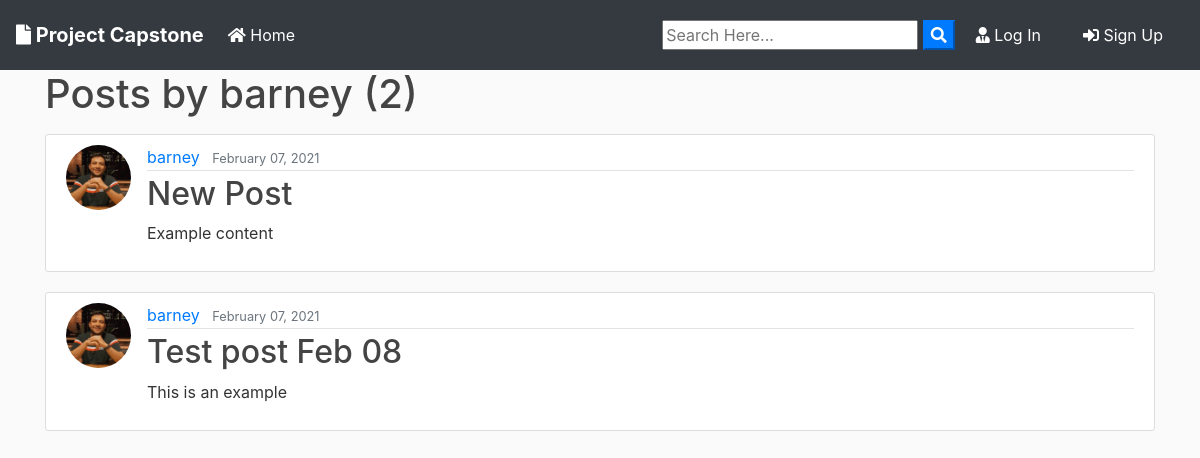
/user/barney, run on the app's committed database.
### blog/models.py (models this page shows, shortened)
class Post(models.Model):
	title = models.CharField(max_length=100)
	file = models.FileField(null=True,blank=True,upload_to='Files')
	content = models.TextField()
	date_posted = models.DateTimeField(default=timezone.now)
	author = models.ForeignKey(User, on_delete=models.CASCADE)

### users/models.py (models this page shows, shortened)
class Profile(models.Model):
    user = models.OneToOneField(User, on_delete=models.CASCADE)
    image = models.ImageField(default='def_img.jpeg', upload_to='profile_pics')

### blog/views.py (the view)
# urls.py: path('user/<str:username>', UserPostListView.as_view(), name='user-posts'),
class UserPostListView(ListView):
    model = Post
    template_name = 'blog/user_posts.html'  # <app>/<model>_<viewtype>.html
    context_object_name = 'posts'
    paginate_by = 2
    def get_queryset(self):
        user = get_object_or_404(User, username=self.kwargs.get('username'))
        return Post.objects.filter(author=user).order_by('-date_posted')

### blog/templates/blog/user_posts.html (shortened to what this page needs)
{% extends "blog/base.html" %}
{% block content %}
    <h1 class="mb-3">Posts by {{ view.kwargs.username }} ({{ page_obj.paginator.count }})</h1>
    {% for post in posts %}
        <article class="media content-section">
          <img class="rounded-circle article-img" src="{{ post.author.profile.image.url }}">
          <div class="media-body">
            <div class="article-metadata">
              <a class="mr-2" href="{% url 'user-posts' post.author.username %}">{{ post.author }}</a>
              <small class="text-muted">{{ post.date_posted|date:"F d, Y" }}</small>
            </div>
            <h2><a class="article-title" href="{% url 'post-detail' post.id %}">{{ post.title }}</a></h2>
            <p class="article-content">{{ post.content }}</p>
          </div>
        </article>
    {% endfor %}
{% endblock content %}

### blog/templates/blog/base.html (shortened to what this page needs)
{% load static %}
<!doctype html>
<html lang="en">
  <head>
    <link rel="stylesheet" href="https://stackpath.bootstrapcdn.com/bootstrap/4.3.1/css/bootstrap.min.css">
    <link rel="stylesheet" href="https://use.fontawesome.com/releases/v5.8.1/css/all.css" >
    <link rel="stylesheet" href="{% static 'blog/main.css' %}">
</head>
  <body>
        <nav class="navbar navbar-expand-lg navbar-dark bg-dark">
                <a class="navbar-brand font-weight-bold" href="{% url 'blog-home' %}"><i class="fas fa-file"></i> Project Capstone</a>
                <div class="collapse navbar-collapse" id="navbarSupportedContent">
                  <ul class="navbar-nav mr-auto">
                    <li class="nav-item active">
                      <a class="nav-link" href="{% url 'blog-home' %}"><i class="fas fa-home"></i> Home <span class="sr-only">(current)</span></a>
                    </li>
                  </ul>
                  <form id="searchform" action="{% url 'search' %}" method="get">
                    <input type="text" name="q" type="text" value="{{ request.GET.q }}" placeholder="Search Here..." />
                    <button type="button" onclick="searchform.submit()" class=" text-white my-color btn-primary"><i class="fa fa-search"></i></button>
                </form>
                    {% if user.is_authenticated %}
                    <a href="{% url 'user-posts' user %}" class="btn text-white m-2"><i class="fas fa-user-shield"></i> My Post</a>
                    <a href="{% url 'post-create' %} " class="btn text-white m-2"><i class="fas fa-user-edit"></i> New Post</a>
                    <a href="{% url 'profile' %} " class="btn text-white m-2"><i class="fas fa-user"></i> {{ user.username }}</a>
                    <a href="{% url 'logout' %} " class="btn text-white m-2"><i class="fas fa-sign-out-alt"></i> Log Out</a>
                    {% else %}
                    <a href="{% url 'login' %} " class="btn text-white m-2"><i class="fas fa-user-tie"></i> Log In</a>
                    <a href="{% url 'register' %} " class="btn text-white m-2"> <i class="fas fa-sign-in-alt"></i> Sign Up</a>
                    {% endif %}
                </div>
              </nav>
      <div class="container my-bg">
    {% block content %}
    {% endblock  %}
</div>
  </body>
</html>

### blog/static/blog/main.css (style rules this page uses)
body { background: #fafafa; color: #333333; margin-top: 0; }
h1, h2, h3, h4, h5, h6 { color: #444444; }
ul { margin: 0; }
.content-section { background: #ffffff; padding: 10px 20px; border: 1px solid #dddddd; border-radius: 3px; margin-bottom: 20px; }
.article-title { color: #444444; }
.article-content { white-space: pre-line; }
.article-img { height: 65px; width: 65px; margin-right: 16px; }
.article-metadata { padding-bottom: 1px; margin-bottom: 4px; border-bottom: 1px solid #e3e3e3 }

### data on the page
Post: author.profile.image (picture), author "barney", date_posted "February 07, 2021", title "New Post", content "Example content"
Post: author.profile.image (picture), author "barney", date_posted "February 07, 2021", title "Test post Feb 08", content "This is an example"

### other printed values
{{ view.kwargs.username }} "barney"
{{ page_obj.paginator.count }} "2"
